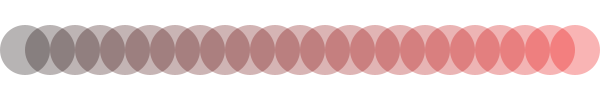
Frame 1 (no input)
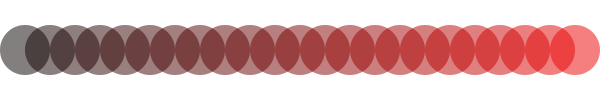
Frame 2 (the mouse pressed at the canvas centre, redrawn once)

The Processing sketch that drew these frames (run headless with seeded random() and noise(); the mouse was pressed at the canvas centre and the sketch redrawn once):

// Processing sketch: p93_2
// ── p93_2.pde
void setup() {
  size(600,100);
  colorMode(HSB, 360, 100, 100);
  smooth();
  noLoop();
  background(360);
}

void draw() {
  noStroke();
  for (int x=1; x<24; x++) {
    fill(360, 100, x*4, 75);
    ellipse(x*25, 50, 50, 50);
  }
}
